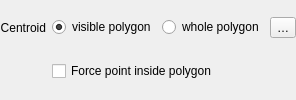
                          <widget class="QFrame" name="mPlacementCentroidFrame">
                           <property name="frameShape">
                            <enum>QFrame::NoFrame</enum>
                           </property>
                           <property name="frameShadow">
                            <enum>QFrame::Raised</enum>
                           </property>
                           <layout class="QGridLayout" name="gridLayout_25">
                            <property name="leftMargin">
                             <number>0</number>
                            </property>
                            <property name="topMargin">
                             <number>0</number>
                            </property>
                            <property name="rightMargin">
                             <number>0</number>
                            </property>
                            <property name="bottomMargin">
                             <number>0</number>
                            </property>
                            <item row="1" column="1">
                             <widget class="QRadioButton" name="mCentroidRadioVisible">
                              <property name="sizePolicy">
                               <sizepolicy hsizetype="Maximum" vsizetype="Fixed">
                                <horstretch>0</horstretch>
                                <verstretch>0</verstretch>
                               </sizepolicy>
                              </property>
                              <property name="text">
                               <string>visible polygon</string>
                              </property>
                              <property name="checked">
                               <bool>true</bool>
                              </property>
                             </widget>
                            </item>
                            <item row="1" column="3">
                             <widget class="QgsPropertyOverrideButton" name="mCentroidDDBtn">
                              <property name="text">
                               <string>…</string>
                              </property>
                             </widget>
                            </item>
                            <item row="1" column="2">
                             <widget class="QRadioButton" name="mCentroidRadioWhole">
                              <property name="sizePolicy">
                               <sizepolicy hsizetype="Preferred" vsizetype="Fixed">
                                <horstretch>0</horstretch>
                                <verstretch>0</verstretch>
                               </sizepolicy>
                              </property>
                              <property name="text">
                               <string>whole polygon</string>
                              </property>
                             </widget>
                            </item>
                            <item row="2" column="1" colspan="3">
                             <widget class="QCheckBox" name="mCentroidInsideCheckBox">
                              <property name="text">
                               <string>Force point inside polygon</string>
                              </property>
                             </widget>
                            </item>
                            <item row="1" column="0">
                             <widget class="QLabel" name="mCentroidLabel">
                              <property name="sizePolicy">
                               <sizepolicy hsizetype="Maximum" vsizetype="Preferred">
                                <horstretch>0</horstretch>
                                <verstretch>0</verstretch>
                               </sizepolicy>
                              </property>
                              <property name="text">
                               <string>Centroid</string>
                              </property>
                              <property name="alignment">
                               <set>Qt::AlignRight|Qt::AlignTrailing|Qt::AlignVCenter</set>
                              </property>
                             </widget>
                            </item>
                           </layout>
                          </widget>
